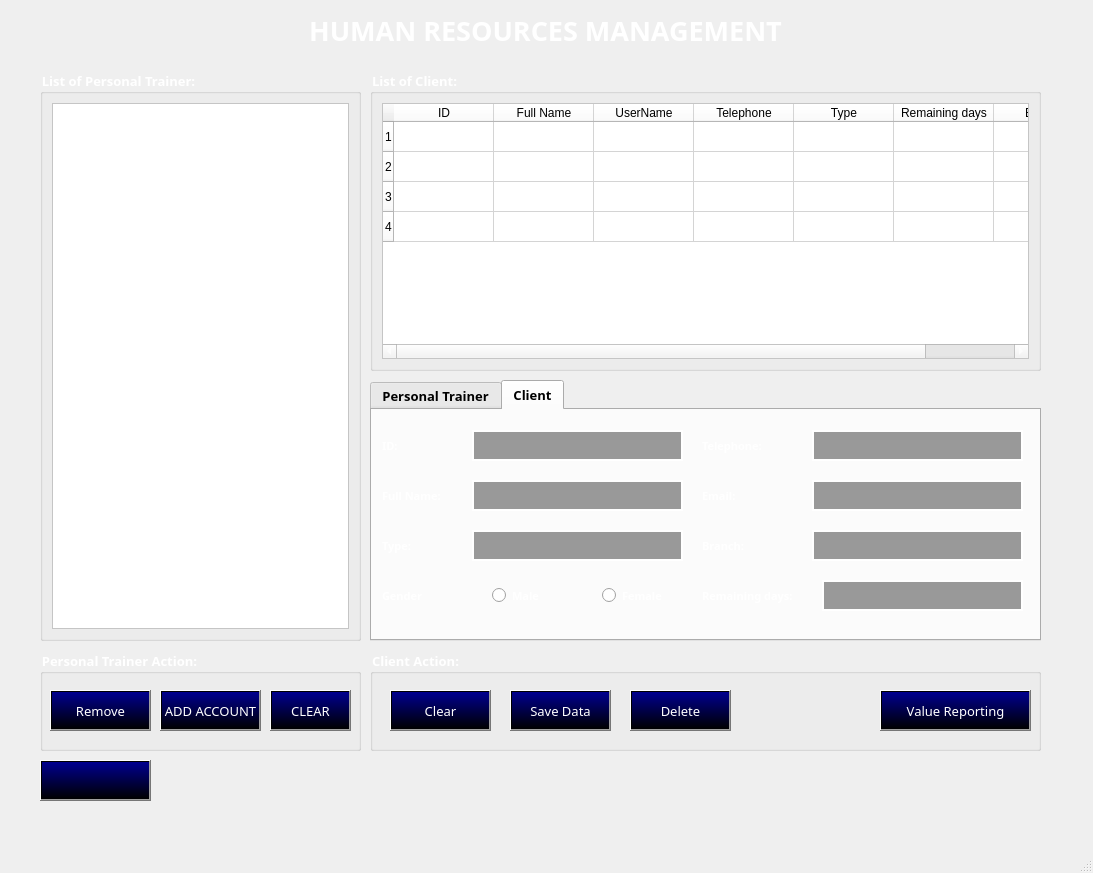
<?xml version="1.0" encoding="UTF-8"?>
<ui version="4.0">
 <class>MainWindow</class>
 <widget class="QMainWindow" name="MainWindow">
  <property name="geometry">
   <rect>
    <x>0</x>
    <y>0</y>
    <width>1093</width>
    <height>873</height>
   </rect>
  </property>
  <property name="windowTitle">
   <string>MainWindow</string>
  </property>
  <widget class="QWidget" name="centralwidget">
   <widget class="QLabel" name="label_2">
    <property name="geometry">
     <rect>
      <x>0</x>
      <y>-20</y>
      <width>1091</width>
      <height>841</height>
     </rect>
    </property>
    <property name="text">
     <string/>
    </property>
    <property name="pixmap">
     <pixmap>../../images/img_bg4.jpg</pixmap>
    </property>
    <property name="scaledContents">
     <bool>true</bool>
    </property>
   </widget>
   <widget class="QGroupBox" name="groupBox">
    <property name="geometry">
     <rect>
      <x>40</x>
      <y>70</y>
      <width>321</width>
      <height>571</height>
     </rect>
    </property>
    <property name="font">
     <font>
      <family>Sitka Text Semibold</family>
      <pointsize>10</pointsize>
      <weight>75</weight>
      <bold>true</bold>
     </font>
    </property>
    <property name="styleSheet">
     <string notr="true">color: rgb(255, 255, 255);

</string>
    </property>
    <property name="title">
     <string>List of Personal Trainer:</string>
    </property>
    <layout class="QVBoxLayout" name="verticalLayout_2">
     <item>
      <widget class="QListWidget" name="listWidgetPT">
       <property name="styleSheet">
        <string notr="true">background-color: rgb(255, 255, 255);
font: 10pt &quot;Times New Roman&quot;;
color: rgb(0, 0, 127);</string>
       </property>
      </widget>
     </item>
    </layout>
   </widget>
   <widget class="QGroupBox" name="groupBox_2">
    <property name="geometry">
     <rect>
      <x>370</x>
      <y>70</y>
      <width>671</width>
      <height>301</height>
     </rect>
    </property>
    <property name="font">
     <font>
      <family>Sitka Text Semibold</family>
      <pointsize>10</pointsize>
      <weight>75</weight>
      <bold>true</bold>
     </font>
    </property>
    <property name="styleSheet">
     <string notr="true">
color: rgb(255, 255, 255);
</string>
    </property>
    <property name="title">
     <string>List of Client:</string>
    </property>
    <layout class="QVBoxLayout" name="verticalLayout_3">
     <item>
      <widget class="QTableWidget" name="tableWidget">
       <property name="styleSheet">
        <string notr="true">color: rgb(0, 0, 0);
background:rgb(255, 255, 255);
font: 10pt &quot;Times New Roman&quot;;</string>
       </property>
       <row>
        <property name="text">
         <string>1</string>
        </property>
       </row>
       <row>
        <property name="text">
         <string>2</string>
        </property>
       </row>
       <row>
        <property name="text">
         <string>3</string>
        </property>
       </row>
       <row>
        <property name="text">
         <string>4</string>
        </property>
       </row>
       <column>
        <property name="text">
         <string>ID</string>
        </property>
       </column>
       <column>
        <property name="text">
         <string>Full Name</string>
        </property>
       </column>
       <column>
        <property name="text">
         <string>UserName</string>
        </property>
       </column>
       <column>
        <property name="text">
         <string>Telephone</string>
        </property>
       </column>
       <column>
        <property name="text">
         <string>Type</string>
        </property>
       </column>
       <column>
        <property name="text">
         <string>Remaining days</string>
        </property>
       </column>
       <column>
        <property name="text">
         <string>Branch</string>
        </property>
       </column>
      </widget>
     </item>
    </layout>
   </widget>
   <widget class="QTabWidget" name="tabWidget">
    <property name="geometry">
     <rect>
      <x>370</x>
      <y>380</y>
      <width>671</width>
      <height>261</height>
     </rect>
    </property>
    <property name="font">
     <font>
      <family>Sitka Text Semibold</family>
      <pointsize>10</pointsize>
      <weight>75</weight>
      <bold>true</bold>
     </font>
    </property>
    <property name="styleSheet">
     <string notr="true">QTabBar::tab {
    border-radius: 10px; /* Bo tròn góc */
    background: transparent; /* Nền trong suốt */
    color: white; /* Chữ trắng */
    border: 2px solid white; /* Viền trắng */
    padding: 2px 10px;
}

QTabBar::tab:selected {
    background: rgba(0, 0, 0, 0.3); /* Khi tab được chọn */
}

QTabBar::tab:hover {
    background: rgba(255, 255, 255, 0.1); /* Khi di chuột vào */
};
</string>
    </property>
    <property name="currentIndex">
     <number>1</number>
    </property>
    <widget class="QWidget" name="tab">
     <attribute name="title">
      <string>Personal Trainer</string>
     </attribute>
     <widget class="QLabel" name="label_4">
      <property name="geometry">
       <rect>
        <x>-90</x>
        <y>-60</y>
        <width>1101</width>
        <height>401</height>
       </rect>
      </property>
      <property name="text">
       <string/>
      </property>
      <property name="pixmap">
       <pixmap>../../images/img_bg4.jpg</pixmap>
      </property>
      <property name="scaledContents">
       <bool>true</bool>
      </property>
     </widget>
     <widget class="QRadioButton" name="radioButtonOfficial">
      <property name="geometry">
       <rect>
        <x>440</x>
        <y>170</y>
        <width>95</width>
        <height>31</height>
       </rect>
      </property>
      <property name="font">
       <font>
        <family>Sitka Text Semibold</family>
        <pointsize>8</pointsize>
        <weight>75</weight>
        <bold>true</bold>
       </font>
      </property>
      <property name="styleSheet">
       <string notr="true">color: rgb(255, 255, 255);</string>
      </property>
      <property name="text">
       <string>Male</string>
      </property>
     </widget>
     <widget class="QLineEdit" name="lineEditQuantity">
      <property name="geometry">
       <rect>
        <x>100</x>
        <y>70</y>
        <width>211</width>
        <height>31</height>
       </rect>
      </property>
      <property name="styleSheet">
       <string notr="true">background-color: rgba(0, 0, 0, 100);
border: 1.5px solid white;
color: white;
font-size: 16px;
padding: 5px;
font: 12pt &quot;Times New Roman&quot;;</string>
      </property>
     </widget>
     <widget class="QRadioButton" name="radioButtonNon">
      <property name="geometry">
       <rect>
        <x>550</x>
        <y>170</y>
        <width>95</width>
        <height>31</height>
       </rect>
      </property>
      <property name="font">
       <font>
        <family>Sitka Text Semibold</family>
        <pointsize>8</pointsize>
        <weight>75</weight>
        <bold>true</bold>
       </font>
      </property>
      <property name="styleSheet">
       <string notr="true">color: rgb(255, 255, 255);</string>
      </property>
      <property name="text">
       <string>Female</string>
      </property>
     </widget>
     <widget class="QLabel" name="label_9">
      <property name="geometry">
       <rect>
        <x>330</x>
        <y>170</y>
        <width>111</width>
        <height>31</height>
       </rect>
      </property>
      <property name="font">
       <font>
        <family>Sitka Text Semibold</family>
        <pointsize>8</pointsize>
        <weight>75</weight>
        <bold>true</bold>
       </font>
      </property>
      <property name="styleSheet">
       <string notr="true">color: rgb(255, 255, 255);</string>
      </property>
      <property name="text">
       <string>Gender</string>
      </property>
     </widget>
     <widget class="QLineEdit" name="lineEditID">
      <property name="geometry">
       <rect>
        <x>100</x>
        <y>20</y>
        <width>211</width>
        <height>31</height>
       </rect>
      </property>
      <property name="styleSheet">
       <string notr="true">background-color: rgba(0, 0, 0, 100);
border: 1.5px solid white;
color: white;
font-size: 16px;
padding: 5px;
font: 12pt &quot;Times New Roman&quot;;</string>
      </property>
     </widget>
     <widget class="QLabel" name="label_5">
      <property name="geometry">
       <rect>
        <x>330</x>
        <y>70</y>
        <width>111</width>
        <height>31</height>
       </rect>
      </property>
      <property name="font">
       <font>
        <family>Sitka Text Semibold</family>
        <pointsize>8</pointsize>
        <weight>75</weight>
        <bold>true</bold>
       </font>
      </property>
      <property name="styleSheet">
       <string notr="true">color: rgb(255, 255, 255);</string>
      </property>
      <property name="text">
       <string>Email:</string>
      </property>
     </widget>
     <widget class="QLineEdit" name="lineEditPrice">
      <property name="geometry">
       <rect>
        <x>440</x>
        <y>70</y>
        <width>211</width>
        <height>31</height>
       </rect>
      </property>
      <property name="styleSheet">
       <string notr="true">background-color: rgba(0, 0, 0, 100);
border: 1.5px solid white;
color: white;
font-size: 16px;
padding: 5px;
font: 12pt &quot;Times New Roman&quot;;</string>
      </property>
     </widget>
     <widget class="QLineEdit" name="lineEditName">
      <property name="geometry">
       <rect>
        <x>440</x>
        <y>20</y>
        <width>211</width>
        <height>31</height>
       </rect>
      </property>
      <property name="styleSheet">
       <string notr="true">background-color: rgba(0, 0, 0, 100);
border: 1.5px solid white;
color: white;
font-size: 16px;
padding: 5px;
font: 12pt &quot;Times New Roman&quot;;</string>
      </property>
     </widget>
     <widget class="QLabel" name="label_6">
      <property name="geometry">
       <rect>
        <x>10</x>
        <y>70</y>
        <width>111</width>
        <height>31</height>
       </rect>
      </property>
      <property name="font">
       <font>
        <family>Sitka Text Semibold</family>
        <pointsize>8</pointsize>
        <weight>75</weight>
        <bold>true</bold>
       </font>
      </property>
      <property name="styleSheet">
       <string notr="true">color: rgb(255, 255, 255);</string>
      </property>
      <property name="text">
       <string>Full Name:</string>
      </property>
     </widget>
     <widget class="QLabel" name="label_7">
      <property name="geometry">
       <rect>
        <x>10</x>
        <y>20</y>
        <width>111</width>
        <height>31</height>
       </rect>
      </property>
      <property name="font">
       <font>
        <family>Sitka Text Semibold</family>
        <pointsize>8</pointsize>
        <weight>75</weight>
        <bold>true</bold>
       </font>
      </property>
      <property name="styleSheet">
       <string notr="true">color: rgb(255, 255, 255);</string>
      </property>
      <property name="text">
       <string>ID:</string>
      </property>
     </widget>
     <widget class="QLabel" name="label_8">
      <property name="geometry">
       <rect>
        <x>330</x>
        <y>120</y>
        <width>111</width>
        <height>31</height>
       </rect>
      </property>
      <property name="font">
       <font>
        <family>Sitka Text Semibold</family>
        <pointsize>8</pointsize>
        <weight>75</weight>
        <bold>true</bold>
       </font>
      </property>
      <property name="styleSheet">
       <string notr="true">color: rgb(255, 255, 255);</string>
      </property>
      <property name="text">
       <string>Branch:</string>
      </property>
     </widget>
     <widget class="QLabel" name="label_10">
      <property name="geometry">
       <rect>
        <x>330</x>
        <y>20</y>
        <width>111</width>
        <height>31</height>
       </rect>
      </property>
      <property name="font">
       <font>
        <family>Sitka Text Semibold</family>
        <pointsize>8</pointsize>
        <weight>75</weight>
        <bold>true</bold>
       </font>
      </property>
      <property name="styleSheet">
       <string notr="true">color: rgb(255, 255, 255);</string>
      </property>
      <property name="text">
       <string>Telephone:</string>
      </property>
     </widget>
     <widget class="QLabel" name="label_11">
      <property name="geometry">
       <rect>
        <x>10</x>
        <y>120</y>
        <width>111</width>
        <height>31</height>
       </rect>
      </property>
      <property name="font">
       <font>
        <family>Sitka Text Semibold</family>
        <pointsize>8</pointsize>
        <weight>75</weight>
        <bold>true</bold>
       </font>
      </property>
      <property name="styleSheet">
       <string notr="true">color: rgb(255, 255, 255);</string>
      </property>
      <property name="text">
       <string>Experience:</string>
      </property>
     </widget>
     <widget class="QLineEdit" name="lineEditQuantity_2">
      <property name="geometry">
       <rect>
        <x>100</x>
        <y>120</y>
        <width>211</width>
        <height>31</height>
       </rect>
      </property>
      <property name="styleSheet">
       <string notr="true">background-color: rgba(0, 0, 0, 100);
border: 1.5px solid white;
color: white;
font-size: 16px;
padding: 5px;
font: 12pt &quot;Times New Roman&quot;;</string>
      </property>
     </widget>
     <widget class="QLineEdit" name="lineEditQuantity_5">
      <property name="geometry">
       <rect>
        <x>100</x>
        <y>170</y>
        <width>211</width>
        <height>31</height>
       </rect>
      </property>
      <property name="styleSheet">
       <string notr="true">background-color: rgba(0, 0, 0, 100);
border: 1.5px solid white;
color: white;
font-size: 16px;
padding: 5px;
font: 12pt &quot;Times New Roman&quot;;</string>
      </property>
     </widget>
     <widget class="QLabel" name="label_19">
      <property name="geometry">
       <rect>
        <x>10</x>
        <y>170</y>
        <width>111</width>
        <height>31</height>
       </rect>
      </property>
      <property name="font">
       <font>
        <family>Sitka Text Semibold</family>
        <pointsize>8</pointsize>
        <weight>75</weight>
        <bold>true</bold>
       </font>
      </property>
      <property name="styleSheet">
       <string notr="true">color: rgb(255, 255, 255);</string>
      </property>
      <property name="text">
       <string>Type:</string>
      </property>
     </widget>
     <widget class="QLineEdit" name="lineEditBranch">
      <property name="geometry">
       <rect>
        <x>440</x>
        <y>120</y>
        <width>211</width>
        <height>31</height>
       </rect>
      </property>
      <property name="styleSheet">
       <string notr="true">background-color: rgba(0, 0, 0, 100);
border: 1.5px solid white;
color: white;
font-size: 16px;
padding: 5px;
font: 12pt &quot;Times New Roman&quot;;</string>
      </property>
     </widget>
    </widget>
    <widget class="QWidget" name="tab_2">
     <attribute name="title">
      <string>Client</string>
     </attribute>
     <widget class="QLabel" name="label_3">
      <property name="geometry">
       <rect>
        <x>-10</x>
        <y>-20</y>
        <width>741</width>
        <height>261</height>
       </rect>
      </property>
      <property name="text">
       <string/>
      </property>
      <property name="pixmap">
       <pixmap>../../images/img_bg4.jpg</pixmap>
      </property>
      <property name="scaledContents">
       <bool>true</bool>
      </property>
     </widget>
     <widget class="QLineEdit" name="lineEditIDClient">
      <property name="geometry">
       <rect>
        <x>100</x>
        <y>20</y>
        <width>211</width>
        <height>31</height>
       </rect>
      </property>
      <property name="styleSheet">
       <string notr="true">background-color: rgba(0, 0, 0, 100);
border: 1.5px solid white;
color: white;
font-size: 16px;
padding: 5px;
font: 12pt &quot;Times New Roman&quot;;</string>
      </property>
     </widget>
     <widget class="QLineEdit" name="lineEditFullName">
      <property name="geometry">
       <rect>
        <x>100</x>
        <y>70</y>
        <width>211</width>
        <height>31</height>
       </rect>
      </property>
      <property name="styleSheet">
       <string notr="true">background-color: rgba(0, 0, 0, 100);
border: 1.5px solid white;
color: white;
font-size: 16px;
padding: 5px;
font: 12pt &quot;Times New Roman&quot;;</string>
      </property>
     </widget>
     <widget class="QLabel" name="label_15">
      <property name="geometry">
       <rect>
        <x>330</x>
        <y>120</y>
        <width>111</width>
        <height>31</height>
       </rect>
      </property>
      <property name="font">
       <font>
        <family>Sitka Text Semibold</family>
        <pointsize>8</pointsize>
        <weight>75</weight>
        <bold>true</bold>
       </font>
      </property>
      <property name="styleSheet">
       <string notr="true">color: rgb(255, 255, 255);</string>
      </property>
      <property name="text">
       <string>Branch:</string>
      </property>
     </widget>
     <widget class="QLabel" name="label_13">
      <property name="geometry">
       <rect>
        <x>10</x>
        <y>170</y>
        <width>111</width>
        <height>31</height>
       </rect>
      </property>
      <property name="font">
       <font>
        <family>Sitka Text Semibold</family>
        <pointsize>8</pointsize>
        <weight>75</weight>
        <bold>true</bold>
       </font>
      </property>
      <property name="styleSheet">
       <string notr="true">color: rgb(255, 255, 255);</string>
      </property>
      <property name="text">
       <string>Gender</string>
      </property>
     </widget>
     <widget class="QLabel" name="label_17">
      <property name="geometry">
       <rect>
        <x>10</x>
        <y>20</y>
        <width>111</width>
        <height>31</height>
       </rect>
      </property>
      <property name="font">
       <font>
        <family>Sitka Text Semibold</family>
        <pointsize>8</pointsize>
        <weight>75</weight>
        <bold>true</bold>
       </font>
      </property>
      <property name="styleSheet">
       <string notr="true">color: rgb(255, 255, 255);</string>
      </property>
      <property name="text">
       <string>ID:</string>
      </property>
     </widget>
     <widget class="QRadioButton" name="radioButtonFemale">
      <property name="geometry">
       <rect>
        <x>230</x>
        <y>170</y>
        <width>95</width>
        <height>31</height>
       </rect>
      </property>
      <property name="font">
       <font>
        <family>Sitka Text Semibold</family>
        <pointsize>8</pointsize>
        <weight>75</weight>
        <bold>true</bold>
       </font>
      </property>
      <property name="styleSheet">
       <string notr="true">color: rgb(255, 255, 255);</string>
      </property>
      <property name="text">
       <string>Female</string>
      </property>
     </widget>
     <widget class="QLineEdit" name="lineEditEMail">
      <property name="geometry">
       <rect>
        <x>440</x>
        <y>70</y>
        <width>211</width>
        <height>31</height>
       </rect>
      </property>
      <property name="styleSheet">
       <string notr="true">background-color: rgba(0, 0, 0, 100);
border: 1.5px solid white;
color: white;
font-size: 16px;
padding: 5px;
font: 12pt &quot;Times New Roman&quot;;</string>
      </property>
     </widget>
     <widget class="QLabel" name="label_14">
      <property name="geometry">
       <rect>
        <x>10</x>
        <y>70</y>
        <width>111</width>
        <height>31</height>
       </rect>
      </property>
      <property name="font">
       <font>
        <family>Sitka Text Semibold</family>
        <pointsize>8</pointsize>
        <weight>75</weight>
        <bold>true</bold>
       </font>
      </property>
      <property name="styleSheet">
       <string notr="true">color: rgb(255, 255, 255);</string>
      </property>
      <property name="text">
       <string>Full Name:</string>
      </property>
     </widget>
     <widget class="QLineEdit" name="lineEditTelephone">
      <property name="geometry">
       <rect>
        <x>440</x>
        <y>20</y>
        <width>211</width>
        <height>31</height>
       </rect>
      </property>
      <property name="styleSheet">
       <string notr="true">background-color: rgba(0, 0, 0, 100);
border: 1.5px solid white;
color: white;
font-size: 16px;
padding: 5px;
font: 12pt &quot;Times New Roman&quot;;</string>
      </property>
     </widget>
     <widget class="QLabel" name="label_16">
      <property name="geometry">
       <rect>
        <x>330</x>
        <y>70</y>
        <width>111</width>
        <height>31</height>
       </rect>
      </property>
      <property name="font">
       <font>
        <family>Sitka Text Semibold</family>
        <pointsize>8</pointsize>
        <weight>75</weight>
        <bold>true</bold>
       </font>
      </property>
      <property name="styleSheet">
       <string notr="true">color: rgb(255, 255, 255);</string>
      </property>
      <property name="text">
       <string>Email:</string>
      </property>
     </widget>
     <widget class="QLabel" name="label_12">
      <property name="geometry">
       <rect>
        <x>330</x>
        <y>20</y>
        <width>111</width>
        <height>31</height>
       </rect>
      </property>
      <property name="font">
       <font>
        <family>Sitka Text Semibold</family>
        <pointsize>8</pointsize>
        <weight>75</weight>
        <bold>true</bold>
       </font>
      </property>
      <property name="styleSheet">
       <string notr="true">color: rgb(255, 255, 255);</string>
      </property>
      <property name="text">
       <string>Telephone:</string>
      </property>
     </widget>
     <widget class="QRadioButton" name="radioButtonMale">
      <property name="geometry">
       <rect>
        <x>120</x>
        <y>170</y>
        <width>95</width>
        <height>31</height>
       </rect>
      </property>
      <property name="font">
       <font>
        <family>Sitka Text Semibold</family>
        <pointsize>8</pointsize>
        <weight>75</weight>
        <bold>true</bold>
       </font>
      </property>
      <property name="styleSheet">
       <string notr="true">color: rgb(255, 255, 255);</string>
      </property>
      <property name="text">
       <string>Male</string>
      </property>
     </widget>
     <widget class="QLineEdit" name="lineEditType">
      <property name="geometry">
       <rect>
        <x>100</x>
        <y>120</y>
        <width>211</width>
        <height>31</height>
       </rect>
      </property>
      <property name="styleSheet">
       <string notr="true">background-color: rgba(0, 0, 0, 100);
border: 1.5px solid white;
color: white;
font-size: 16px;
padding: 5px;
font: 12pt &quot;Times New Roman&quot;;</string>
      </property>
     </widget>
     <widget class="QLabel" name="label_18">
      <property name="geometry">
       <rect>
        <x>10</x>
        <y>120</y>
        <width>111</width>
        <height>31</height>
       </rect>
      </property>
      <property name="font">
       <font>
        <family>Sitka Text Semibold</family>
        <pointsize>8</pointsize>
        <weight>75</weight>
        <bold>true</bold>
       </font>
      </property>
      <property name="styleSheet">
       <string notr="true">color: rgb(255, 255, 255);</string>
      </property>
      <property name="text">
       <string>Type:</string>
      </property>
     </widget>
     <widget class="QLineEdit" name="lineEditBranch_2">
      <property name="geometry">
       <rect>
        <x>440</x>
        <y>120</y>
        <width>211</width>
        <height>31</height>
       </rect>
      </property>
      <property name="styleSheet">
       <string notr="true">background-color: rgba(0, 0, 0, 100);
border: 1.5px solid white;
color: white;
font-size: 16px;
padding: 5px;
font: 12pt &quot;Times New Roman&quot;;</string>
      </property>
     </widget>
     <widget class="QLabel" name="label_20">
      <property name="geometry">
       <rect>
        <x>330</x>
        <y>170</y>
        <width>111</width>
        <height>31</height>
       </rect>
      </property>
      <property name="font">
       <font>
        <family>Sitka Text Semibold</family>
        <pointsize>8</pointsize>
        <weight>75</weight>
        <bold>true</bold>
       </font>
      </property>
      <property name="styleSheet">
       <string notr="true">color: rgb(255, 255, 255);</string>
      </property>
      <property name="text">
       <string>Remaining days:</string>
      </property>
     </widget>
     <widget class="QLineEdit" name="lineEditRemainingDays">
      <property name="geometry">
       <rect>
        <x>450</x>
        <y>170</y>
        <width>201</width>
        <height>31</height>
       </rect>
      </property>
      <property name="styleSheet">
       <string notr="true">background-color: rgba(0, 0, 0, 100);
border: 1.5px solid white;
color: white;
font-size: 16px;
padding: 5px;
font: 12pt &quot;Times New Roman&quot;;</string>
      </property>
     </widget>
    </widget>
   </widget>
   <widget class="QGroupBox" name="groupBox_5">
    <property name="geometry">
     <rect>
      <x>370</x>
      <y>650</y>
      <width>671</width>
      <height>101</height>
     </rect>
    </property>
    <property name="font">
     <font>
      <family>Sitka Text Semibold</family>
      <pointsize>10</pointsize>
      <weight>75</weight>
      <bold>true</bold>
     </font>
    </property>
    <property name="styleSheet">
     <string notr="true">color: rgb(5, 21, 57);
color: rgb(255, 255, 255);
</string>
    </property>
    <property name="title">
     <string>Client Action:</string>
    </property>
    <widget class="QPushButton" name="pushButtonClear">
     <property name="geometry">
      <rect>
       <x>20</x>
       <y>40</y>
       <width>101</width>
       <height>41</height>
      </rect>
     </property>
     <property name="font">
      <font>
       <family>UTM Bebas</family>
       <pointsize>10</pointsize>
      </font>
     </property>
     <property name="styleSheet">
      <string notr="true">color: rgb(255, 255, 255);
background-color: qlineargradient(spread:pad, x1:0, y1:1, x2:0, y2:0, stop:0 rgba(0, 0, 0, 255), stop:0.965174 rgba(0, 0, 139, 255));</string>
     </property>
     <property name="text">
      <string>Clear</string>
     </property>
    </widget>
    <widget class="QPushButton" name="pushButtonSave">
     <property name="geometry">
      <rect>
       <x>140</x>
       <y>40</y>
       <width>101</width>
       <height>41</height>
      </rect>
     </property>
     <property name="font">
      <font>
       <family>UTM Bebas</family>
       <pointsize>10</pointsize>
      </font>
     </property>
     <property name="styleSheet">
      <string notr="true">color: rgb(255, 255, 255);
background-color: qlineargradient(spread:pad, x1:0, y1:1, x2:0, y2:0, stop:0 rgba(0, 0, 0, 255), stop:0.965174 rgba(0, 0, 139, 255));</string>
     </property>
     <property name="text">
      <string>Save Data</string>
     </property>
    </widget>
    <widget class="QPushButton" name="pushButtonDelete">
     <property name="geometry">
      <rect>
       <x>260</x>
       <y>40</y>
       <width>101</width>
       <height>41</height>
      </rect>
     </property>
     <property name="font">
      <font>
       <family>UTM Bebas</family>
       <pointsize>10</pointsize>
      </font>
     </property>
     <property name="styleSheet">
      <string notr="true">color: rgb(255, 255, 255);
background-color: qlineargradient(spread:pad, x1:0, y1:1, x2:0, y2:0, stop:0 rgba(0, 0, 0, 255), stop:0.965174 rgba(0, 0, 139, 255));</string>
     </property>
     <property name="text">
      <string>Delete</string>
     </property>
    </widget>
    <widget class="QPushButton" name="pushButtonValueReporting">
     <property name="geometry">
      <rect>
       <x>510</x>
       <y>40</y>
       <width>151</width>
       <height>41</height>
      </rect>
     </property>
     <property name="font">
      <font>
       <family>UTM Bebas</family>
       <pointsize>10</pointsize>
      </font>
     </property>
     <property name="styleSheet">
      <string notr="true">color: rgb(255, 255, 255);
background-color: qlineargradient(spread:pad, x1:0, y1:1, x2:0, y2:0, stop:0 rgba(0, 0, 0, 255), stop:0.965174 rgba(0, 0, 139, 255));</string>
     </property>
     <property name="text">
      <string>Value Reporting</string>
     </property>
    </widget>
   </widget>
   <widget class="QGroupBox" name="groupBox_4">
    <property name="geometry">
     <rect>
      <x>40</x>
      <y>650</y>
      <width>321</width>
      <height>101</height>
     </rect>
    </property>
    <property name="font">
     <font>
      <family>Sitka Text Semibold</family>
      <pointsize>10</pointsize>
      <weight>75</weight>
      <bold>true</bold>
     </font>
    </property>
    <property name="styleSheet">
     <string notr="true">color: rgb(255, 255, 255);
</string>
    </property>
    <property name="title">
     <string>Personal Trainer Action:</string>
    </property>
    <widget class="QPushButton" name="pushButtonRemovePT">
     <property name="geometry">
      <rect>
       <x>10</x>
       <y>40</y>
       <width>101</width>
       <height>41</height>
      </rect>
     </property>
     <property name="font">
      <font>
       <family>UTM Bebas</family>
       <pointsize>10</pointsize>
      </font>
     </property>
     <property name="styleSheet">
      <string notr="true">color: rgb(255, 255, 255);
background-color: qlineargradient(spread:pad, x1:0, y1:1, x2:0, y2:0, stop:0 rgba(0, 0, 0, 255), stop:0.965174 rgba(0, 0, 139, 255));</string>
     </property>
     <property name="text">
      <string>Remove</string>
     </property>
    </widget>
    <widget class="QPushButton" name="pushButtonAddAccount">
     <property name="geometry">
      <rect>
       <x>120</x>
       <y>40</y>
       <width>101</width>
       <height>41</height>
      </rect>
     </property>
     <property name="font">
      <font>
       <family>UTM Bebas</family>
       <pointsize>10</pointsize>
      </font>
     </property>
     <property name="styleSheet">
      <string notr="true">color: rgb(255, 255, 255);
background-color: qlineargradient(spread:pad, x1:0, y1:1, x2:0, y2:0, stop:0 rgba(0, 0, 0, 255), stop:0.965174 rgba(0, 0, 139, 255));</string>
     </property>
     <property name="text">
      <string>ADD ACCOUNT</string>
     </property>
    </widget>
    <widget class="QPushButton" name="pushButtonClear_2">
     <property name="geometry">
      <rect>
       <x>230</x>
       <y>40</y>
       <width>81</width>
       <height>41</height>
      </rect>
     </property>
     <property name="font">
      <font>
       <family>UTM Bebas</family>
       <pointsize>10</pointsize>
      </font>
     </property>
     <property name="styleSheet">
      <string notr="true">color: rgb(255, 255, 255);
background-color: qlineargradient(spread:pad, x1:0, y1:1, x2:0, y2:0, stop:0 rgba(0, 0, 0, 255), stop:0.965174 rgba(0, 0, 139, 255));</string>
     </property>
     <property name="text">
      <string>CLEAR</string>
     </property>
    </widget>
   </widget>
   <widget class="QPushButton" name="pushButtonReturn">
    <property name="geometry">
     <rect>
      <x>40</x>
      <y>760</y>
      <width>111</width>
      <height>41</height>
     </rect>
    </property>
    <property name="styleSheet">
     <string notr="true">color: rgb(255, 255, 255);
background-color: qlineargradient(spread:pad, x1:0, y1:1, x2:0, y2:0, stop:0 rgba(0, 0, 0, 255), stop:0.965174 rgba(0, 0, 139, 255));</string>
    </property>
    <property name="text">
     <string/>
    </property>
    <property name="icon">
     <iconset>
      <normaloff>../../images/icon_return.png</normaloff>../../images/icon_return.png</iconset>
    </property>
    <property name="iconSize">
     <size>
      <width>40</width>
      <height>40</height>
     </size>
    </property>
   </widget>
   <widget class="QWidget" name="horizontalLayoutWidget">
    <property name="geometry">
     <rect>
      <x>0</x>
      <y>0</y>
      <width>1091</width>
      <height>61</height>
     </rect>
    </property>
    <layout class="QHBoxLayout" name="horizontalLayout">
     <item>
      <spacer name="horizontalSpacer">
       <property name="orientation">
        <enum>Qt::Horizontal</enum>
       </property>
       <property name="sizeHint" stdset="0">
        <size>
         <width>40</width>
         <height>20</height>
        </size>
       </property>
      </spacer>
     </item>
     <item>
      <widget class="QLabel" name="label">
       <property name="font">
        <font>
         <family>UTM Eremitage</family>
         <pointsize>20</pointsize>
        </font>
       </property>
       <property name="text">
        <string>&lt;html&gt;&lt;head/&gt;&lt;body&gt;&lt;p align=&quot;center&quot;&gt;&lt;span style=&quot; font-weight:600; color:#ffffff;&quot;&gt;HUMAN RESOURCES MANAGEMENT&lt;/span&gt;&lt;/p&gt;&lt;/body&gt;&lt;/html&gt;</string>
       </property>
      </widget>
     </item>
     <item>
      <spacer name="horizontalSpacer_2">
       <property name="orientation">
        <enum>Qt::Horizontal</enum>
       </property>
       <property name="sizeHint" stdset="0">
        <size>
         <width>40</width>
         <height>20</height>
        </size>
       </property>
      </spacer>
     </item>
    </layout>
   </widget>
  </widget>
  <widget class="QMenuBar" name="menubar">
   <property name="geometry">
    <rect>
     <x>0</x>
     <y>0</y>
     <width>1093</width>
     <height>26</height>
    </rect>
   </property>
  </widget>
  <widget class="QStatusBar" name="statusbar"/>
 </widget>
 <resources/>
 <connections/>
</ui>
